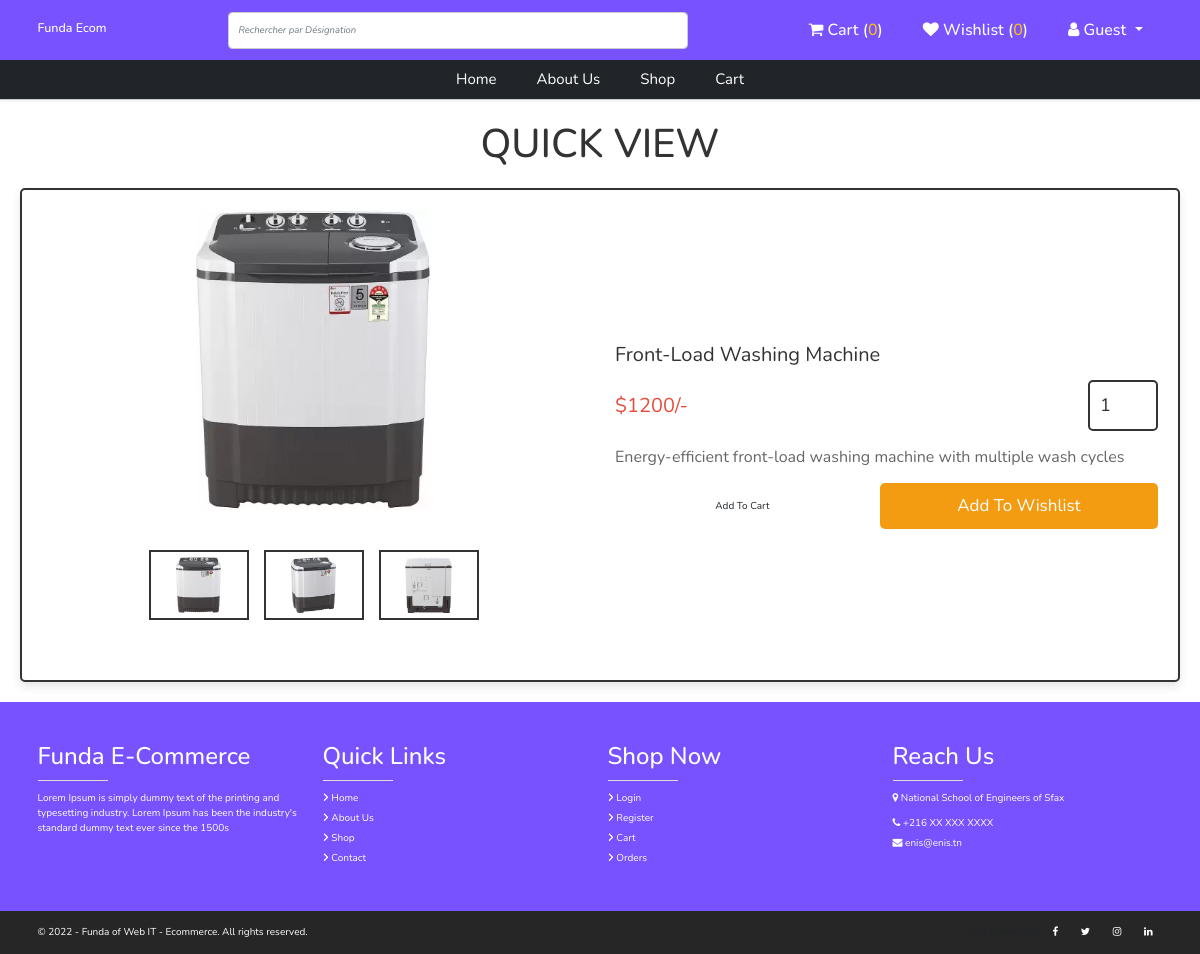
The app's page /quick_view.php?pid=38 with its own data.
### tables this page shows
CREATE TABLE IF NOT EXISTS `products` (
  `id` int NOT NULL AUTO_INCREMENT,
  `name` varchar(100) NOT NULL,
  `details` varchar(500) NOT NULL,
  `price` int NOT NULL,
  `image_01` varchar(100) NOT NULL,
  `image_02` varchar(100) NOT NULL,
  `image_03` varchar(100) NOT NULL,
  `code_category` int NOT NULL,
  PRIMARY KEY (`id`),
  KEY `fk_category` (`code_category`)
);

### quick_view.php (the view, shortened to what this page needs)
<?php
include 'components/connect.php';
?>
<!DOCTYPE html>
<html lang="en">
<head>
   <link rel="stylesheet" href="https://unpkg.com/swiper@8/swiper-bundle.min.css" />
   <link rel="stylesheet" href="https://cdnjs.cloudflare.com/ajax/libs/font-awesome/6.1.1/css/all.min.css">
   <link rel="stylesheet" href="assets/css/style.css">
  <link href="https://stackpath.bootstrapcdn.com/font-awesome/4.7.0/css/font-awesome.min.css" rel="stylesheet">
  <link href="https://cdn.jsdelivr.net/npm/bootstrap@5.2.0-beta1/dist/css/bootstrap.min.css" rel="stylesheet">
</head>
<body>
<?php include 'components/user_header.php'; ?>
<section class="quick-view">
   <h1 class="heading">quick view</h1>
   <?php
     $pid = $_GET['pid'];
     $select_products = $conn->prepare("SELECT * FROM `products` WHERE id = ?");
     $select_products->execute([$pid]);
     if($select_products->rowCount() > 0){
      while($fetch_product = $select_products->fetch(PDO::FETCH_ASSOC)){
   ?>
   <form action="" method="post" class="box">
      <div class="row">
         <div class="image-container">
            <div class="main-image">
               <img src="<?= $fetch_product['image_01']; ?>" alt="">
            </div>
            <div class="sub-image">
               <img src="<?= $fetch_product['image_01']; ?>" alt="">
               <img src="<?= $fetch_product['image_02']; ?>" alt="">
               <img src="<?= $fetch_product['image_03']; ?>" alt="">
            </div>
         </div>
         <div class="content">
            <div class="name"><?= $fetch_product['name']; ?></div>
            <div class="flex">
               <div class="price"><span>$</span><?= $fetch_product['price']; ?><span>/-</span></div>
               <input type="number" name="qty" class="qty" min="1" max="99" onkeypress="if(this.value.length == 2) return false;" value="1">
            </div>
            <div class="details"><?= $fetch_product['details']; ?></div>
            <div class="flex-btn">
               <input type="submit" value="add to cart" class="btn" name="add_to_cart">
               <input class="option-btn" type="submit" name="add_to_wishlist" value="add to wishlist">
            </div>
         </div>
      </div>
   </form>
   <?php
      }
   }else{
      echo '<p class="empty">no products added yet!</p>';
   }
   ?>
</section>
<?php include 'components/footer.php'; ?>
</body>
</html>

### components/user_header.php (shortened to what this page needs)
<?php
   $count_wishlist_items = $conn->prepare("SELECT * FROM `wishlist` WHERE user_id = ?");
   $count_wishlist_items->execute([$user_id]);
   $total_wishlist_counts = $count_wishlist_items->rowCount();
   $count_cart_items = $conn->prepare("SELECT * FROM `cart` WHERE user_id = ?");
   $count_cart_items->execute([$user_id]);
   $total_cart_counts = $count_cart_items->rowCount();
   $select_profile = $conn->prepare("SELECT * FROM `users` WHERE id = ?");
    $select_profile->execute([$user_id]);
    if ($select_profile->rowCount() > 0) {
        $fetch_profile = $select_profile->fetch(PDO::FETCH_ASSOC);
        $username = $fetch_profile["name"];
        $isRegistered = true;
    } else {
        $username = "Guest";
    }
   ?>
<div class="main-navbar shadow-sm sticky-top">
    <div class="top-navbar">
        <div class="container">
            <div class="row">
                <div class="col-md-2 my-auto d-none d-sm-none d-md-block d-lg-block">
                <h5 class="brand-name">Funda Ecom</h5>
                </div>
                <div class="col-md-5 my-auto">
        <form role="search" id="searchForm"  action="components/search.php" method="post">
        <div class="dropdown">
        <input type="text" id="searchInput" name="search" class="form-control"  placeholder="Rechercher par Désignation" style="width: 100%;">
    </div>
        </form>
    </div>
                <div class="col-md-5 my-auto">
                    <ul class="nav justify-content-end">
                        <li class="nav-item">
                            <a class="nav-link" href="cart.php">
                                <i class="fa fa-shopping-cart"></i> Cart (<span class="text-warning"><?= $total_cart_counts; ?></span>)</a>
                        </li>
                        <li class="nav-item">
                            <a class="nav-link" href="wishlist.php">
                                <i class="fa fa-heart"></i> Wishlist (<span class="text-warning"><?= $total_wishlist_counts; ?></span>)</a>
                        </li>
                        <li class="nav-item dropdown">
                            <a class="nav-link dropdown-toggle" href="#" id="navbarDropdown" role="button" data-bs-toggle="dropdown" aria-expanded="false">
                                <i class="fa fa-user"></i> <?= $username ?>
                            </a>
                        </li>
                    </ul>
                </div>
            </div>
        </div>
    </div>
    <nav class="navbar navbar-expand-lg bg-dark navbar-dark">
        <div class="container">
            <div class="collapse navbar-collapse" id="navbarSupportedContent">
                <ul class="navbar-nav mx-auto">
                    <li class="nav-item">
                        <a class="nav-link" href="home.php" style="color: white;">Home</a>
                    </li>
                    <li class="nav-item">
                        <a class="nav-link" href="about.php" style="color: white;">About Us</a>
                    </li>
                    <li class="nav-item">
                        <a class="nav-link" href="shop.php" style="color: white;">Shop</a>
                    </li>
                    <li class="nav-item">
                        <a class="nav-link" href="cart.php" style="color: white;">Cart</a>
                    </li>
                </ul>
            </div>
        </div>
    </nav>
</div>

### components/footer.php (shortened to what this page needs)
<footer>
<div class="footer-area">
        <div class="container">
            <div class="row">
                <div class="col-md-3">
                    <h4 class="footer-heading">Funda E-Commerce</h4>
                    <div class="footer-underline"></div>
                    <p>
                        Lorem Ipsum is simply dummy text of the printing and typesetting industry.
                        Lorem Ipsum has been the industry's standard dummy text ever since the 1500s
                    </p>
                </div>
                <div class="col-md-3">
                    <h4 class="footer-heading">Quick Links</h4>
                    <div class="footer-underline"></div>
                    <div class="mb-2"><a href="home.php" class="text-white hov"> <i class="fas fa-angle-right"></i> Home</a></div>
                    <div class="mb-2"><a href="about.php" class="text-white hov"> <i class="fas fa-angle-right"></i> About Us</a></div>
                    <div class="mb-2"><a href="shop.php" class="text-white hov"> <i class="fas fa-angle-right"></i> Shop</a></div>
                    <div class="mb-2"><a href="contact.php" class="text-white hov"> <i class="fas fa-angle-right"></i> Contact</a></div>
                </div>
                <div class="col-md-3">
                    <h4 class="footer-heading">Shop Now</h4>
                    <div class="footer-underline"></div>
                    <div class="mb-2"><a href="user_login.php" class="text-white hov"> <i class="fas fa-angle-right"></i> Login</a></div>
                    <div class="mb-2"><a href="user_register.php" class="text-white hov"> <i class="fas fa-angle-right"></i> Register</a></div>
                    <div class="mb-2"><a href="cart.php" class="text-white hov"> <i class="fas fa-angle-right"></i> Cart</a></div>
                    <div class="mb-2"><a href="orders.php" class="text-white hov"> <i class="fas fa-angle-right"></i> Orders</a></div>
                </div>
                <div class="col-md-3">
                    <h4 class="footer-heading">Reach Us</h4>
                    <div class="footer-underline"></div>
                    <div class="mb-2">
                        <p>
                            <i class="fa fa-map-marker"></i> National School of Engineers of Sfax
                        </p>
                    </div>
                    <div class="mb-2">
                        <a href="" class="text-white">
                            <i class="fa fa-phone"></i> +216 XX XXX XXXX
                        </a>
                    </div>
                    <div class="mb-2">
                        <a href="" class="text-white">
                            <i class="fa fa-envelope"></i> enis@enis.tn
                        </a>
                    </div>
                </div>
            </div>
        </div>
    </div>
    <div class="copyright-area">
        <div class="container">
            <div class="row">
                <div class="col-md-8">
                    <p class=""> &copy; 2022 - Funda of Web IT - Ecommerce. All rights reserved.</p>
                </div>
                <div class="col-md-4">
                    <div class="social-media">
                        <a href=""><i class="fa fa-facebook"></i></a>
                        <a href=""><i class="fa fa-twitter"></i></a>
                        <a href=""><i class="fa fa-instagram"></i></a>
                        <a href=""><i class="fa fa-linkedin"></i></a>
                    </div>
                </div>
            </div>
        </div>
    </div>
</footer>

### assets/css/style.css (style rules this page uses)
:root { --main-color: #2980b9; --orange: #f39c12; --red: #e74c3c; --black: #333; --white: #fff; --light-color: #666; --light-bg: #eee; --border: 0.2rem solid var(--black); --box-shadow: 0 0.5rem 1rem rgba(0, 0, 0, 0.1); }
* { font-family: "Nunito", sans-serif; margin: 0; padding: 0; box-sizing: border-box; outline: none; border: none; text-decoration: none; }
html { font-size: 62.5%; overflow-x: hidden; }
body { background-color: var(--light-bg); min-height: 100vh; }
section { padding: 2rem; max-width: 1200px; margin: 0 auto; }
.heading { font-size: 4rem; color: var(--black); margin-bottom: 2rem; text-align: center; text-transform: uppercase; }
.form-control::placeholder { font-size: 0.95rem; color: #aaa; font-style: italic; }
.btn, .delete-btn, .option-btn { display: block; width: 100%; margin-top: 1rem; border-radius: 0.5rem; padding: 1rem 3rem; font-size: 1.7rem; text-transform: capitalize; color: var(--white); cursor: pointer; text-align: center; }
.btn { background-color: var(--main-color); }
.option-btn { background-color: var(--orange); }
.flex-btn { display: flex; gap: 1rem; }
#searchInput { padding: 10px; width: 300px; border: 1px solid #ccc; border-radius: 4px; }
.quick-view form { padding: 2rem; border-radius: 0.5rem; border: var(--border); background-color: var(--white); box-shadow: var(--box-shadow); margin-top: 1rem; }
.quick-view form .row { display: flex; align-items: center; gap: 1.5rem; flex-wrap: wrap; }
.quick-view form .row .image-container { margin-bottom: 2rem; flex: 1 1 40rem; }
.quick-view form .row .image-container .main-image img { height: 30rem; width: 100%; object-fit: contain; }
.quick-view form .row .image-container .sub-image { display: flex; gap: 1.5rem; justify-content: center; margin-top: 2rem; }
.quick-view form .row .image-container .sub-image img { height: 7rem; width: 10rem; object-fit: contain; padding: 0.5rem; border: var(--border); cursor: pointer; transition: 0.2s linear; }
.quick-view form img { width: 100%; height: 20rem; object-fit: contain; margin-bottom: 2rem; }
.quick-view form .row .content { flex: 1 1 40rem; }
.quick-view form .row .content .name { font-size: 2rem; color: var(--black); }
.quick-view form .row .flex { display: flex; align-items: center; justify-content: space-between; gap: 1rem; margin: 1rem 0; }
.quick-view form .row .flex .qty { width: 7rem; padding: 1rem; border: var(--border); font-size: 1.8rem; color: var(--black); border-radius: 0.5rem; }
.quick-view form .row .flex .price { font-size: 2rem; color: var(--red); }
.quick-view form .row .content .details { font-size: 1.6rem; color: var(--light-color); line-height: 2; }
.footer-area { padding: 40px 0px; background-color: #7752fe; color: #fff; }
.footer-area a { text-decoration: none; }
.footer-area .footer-heading { font-size: 24px; color: #fff; }
.footer-area .footer-underline { height: 1px; width: 70px; background-color: #ddd; margin: 10px 0px; }
.copyright-area { padding: 14px 0px; background-color: #262626; }
.copyright-area p { margin-bottom: 0px; color: #fff; }
.copyright-area .social-media { text-align: end; }
.copyright-area .social-media a { margin: 0px 10px; color: #fff; width: 20px; }
.main-navbar { border-bottom: 1px solid #ccc; }
.main-navbar .top-navbar { background-color: #7752fe; padding: 10px 0; }
.main-navbar .top-navbar .brand-name { color: #fff; }
.main-navbar .top-navbar .nav-link { color: #fff; font-size: 16px; font-weight: 500; padding: 8px 20px; }
.main-navbar .navbar { padding: 0; background-color: #ddd; }
.main-navbar .navbar .nav-item .nav-link { padding: 8px 20px; color: #000; font-size: 15px; }
footer { margin-top: auto; }

### records on screen
products: image_01 (picture), image_02 (picture), image_03 (picture), name "Front-Load Washing Machine", price "1200", details "Energy-efficient front-load washing machine with multiple wash cycles"

### other values on screen
$total_cart_counts "0"
$total_wishlist_counts "0"
$username "Guest"
